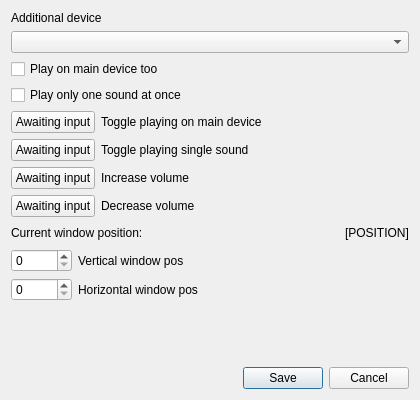
<?xml version="1.0" encoding="UTF-8"?>
<ui version="4.0">
 <class>SettingsDialog</class>
 <widget class="QDialog" name="SettingsDialog">
  <property name="geometry">
   <rect>
    <x>0</x>
    <y>0</y>
    <width>420</width>
    <height>400</height>
   </rect>
  </property>
  <property name="windowTitle">
   <string>Change settings</string>
  </property>
  <layout class="QVBoxLayout" name="verticalLayout">
   <item>
    <widget class="QLabel" name="label">
     <property name="text">
      <string>Additional device</string>
     </property>
    </widget>
   </item>
   <item>
    <widget class="QComboBox" name="cbDeviceSelector"/>
   </item>
   <item>
    <widget class="QCheckBox" name="cPlayOnMain">
     <property name="text">
      <string>Play on main device too</string>
     </property>
    </widget>
   </item>
   <item>
    <widget class="QCheckBox" name="cPlaySingle">
     <property name="text">
      <string>Play only one sound at once</string>
     </property>
    </widget>
   </item>
   <item>
    <layout class="QFormLayout" name="formLayout">
     <item row="0" column="0">
      <widget class="QPushButton" name="bScanToggleMain">
       <property name="text">
        <string>Awaiting input</string>
       </property>
      </widget>
     </item>
     <item row="0" column="1">
      <widget class="QLabel" name="label_2">
       <property name="text">
        <string>Toggle playing on main device</string>
       </property>
      </widget>
     </item>
     <item row="1" column="0">
      <widget class="QPushButton" name="bScanToggleSingular">
       <property name="text">
        <string>Awaiting input</string>
       </property>
      </widget>
     </item>
     <item row="1" column="1">
      <widget class="QLabel" name="label_3">
       <property name="text">
        <string>Toggle playing single sound</string>
       </property>
      </widget>
     </item>
     <item row="2" column="0">
      <widget class="QPushButton" name="bScanVolUp">
       <property name="text">
        <string>Awaiting input</string>
       </property>
      </widget>
     </item>
     <item row="2" column="1">
      <widget class="QLabel" name="label_4">
       <property name="text">
        <string>Increase volume</string>
       </property>
      </widget>
     </item>
     <item row="3" column="0">
      <widget class="QPushButton" name="bScanVolDown">
       <property name="text">
        <string>Awaiting input</string>
       </property>
      </widget>
     </item>
     <item row="3" column="1">
      <widget class="QLabel" name="label_5">
       <property name="text">
        <string>Decrease volume</string>
       </property>
      </widget>
     </item>
    </layout>
   </item>
   <item>
    <layout class="QHBoxLayout" name="horizontalLayout">
     <item>
      <widget class="QLabel" name="label_6">
       <property name="text">
        <string>Current window position:</string>
       </property>
      </widget>
     </item>
     <item>
      <spacer name="horizontalSpacer">
       <property name="orientation">
        <enum>Qt::Horizontal</enum>
       </property>
       <property name="sizeHint" stdset="0">
        <size>
         <width>40</width>
         <height>20</height>
        </size>
       </property>
      </spacer>
     </item>
     <item>
      <widget class="QLabel" name="lWindowPos">
       <property name="text">
        <string>[POSITION]</string>
       </property>
      </widget>
     </item>
    </layout>
   </item>
   <item>
    <layout class="QFormLayout" name="formLayout_2">
     <item row="0" column="0">
      <widget class="QSpinBox" name="sbVerticalWin">
       <property name="maximum">
        <number>10000</number>
       </property>
      </widget>
     </item>
     <item row="0" column="1">
      <widget class="QLabel" name="label_7">
       <property name="text">
        <string>Vertical window pos</string>
       </property>
      </widget>
     </item>
     <item row="1" column="0">
      <widget class="QSpinBox" name="sbHorizontalWin">
       <property name="maximum">
        <number>10000</number>
       </property>
      </widget>
     </item>
     <item row="1" column="1">
      <widget class="QLabel" name="label_8">
       <property name="text">
        <string>Horizontal window pos</string>
       </property>
      </widget>
     </item>
    </layout>
   </item>
   <item>
    <spacer name="verticalSpacer">
     <property name="orientation">
      <enum>Qt::Vertical</enum>
     </property>
     <property name="sizeHint" stdset="0">
      <size>
       <width>20</width>
       <height>40</height>
      </size>
     </property>
    </spacer>
   </item>
   <item>
    <layout class="QHBoxLayout" name="horizontalLayout_2">
     <item>
      <spacer name="horizontalSpacer_2">
       <property name="orientation">
        <enum>Qt::Horizontal</enum>
       </property>
       <property name="sizeHint" stdset="0">
        <size>
         <width>40</width>
         <height>20</height>
        </size>
       </property>
      </spacer>
     </item>
     <item>
      <widget class="QPushButton" name="pushButton_2">
       <property name="text">
        <string>Save</string>
       </property>
       <property name="default">
        <bool>true</bool>
       </property>
      </widget>
     </item>
     <item>
      <widget class="QPushButton" name="pushButton">
       <property name="text">
        <string>Cancel</string>
       </property>
      </widget>
     </item>
    </layout>
   </item>
  </layout>
 </widget>
 <resources/>
 <connections/>
</ui>
